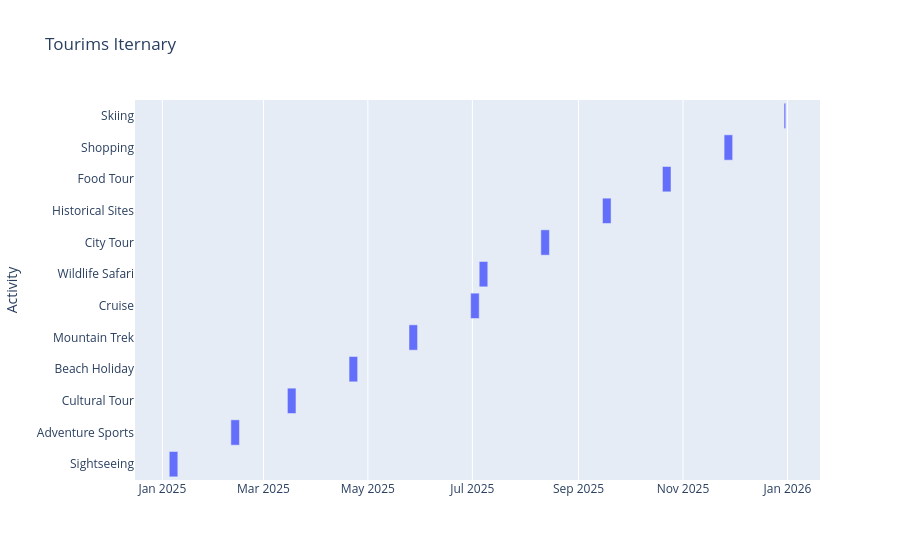

Notebook cell for this chart:
### Markdown cell above
### Inference
#### 1. Based on above Violin plot, Winter shows most frequent travel costs (wider).
#### 2. Summer has the highest Avg Travel Cost, showing more demand in Summer and the most expensive season.
#### 3. Outliers show premium and budget travelling.
#### 4. Summer is the peak, showing cyclic tourism.

### Code cell
gantt = px.timeline(df, x_start='Start_Date', x_end='End_Date', y = 'Activity', title='Tourims Iternary')
gantt.show()

### Figure 1 — Plotly figure (JSON) as saved in the notebook; plotly's stock layout.template omitted (floating-point values rounded to 4 significant figures)
{"data": [{"alignmentgroup": "True", "base": ["2025-01-05", "2025-02-10", "2025-03-15", "2025-04-20", "2025-05-25", "2025-06-30", "2025-07-05", "2025-08-10", "2025-09-15", "2025-10-20", "2025-11-25", "2025-12-30"], "hovertemplate": "Start_Date=%{base}<br>End_Date=%{x}<br>Activity=%{y}<extra></extra>", "legendgroup": "", "marker": {"color": "#636efa", "pattern": {"shape": ""}}, "name": "", "offsetgroup": "", "orientation": "h", "showlegend": false, "textposition": "auto", "type": "bar", "x": [432000000, 432000000, 432000000, 432000000, 432000000, 432000000, 432000000, 432000000, 432000000, 432000000, 432000000, 86400000], "xaxis": "x", "y": ["Sightseeing", "Adventure Sports", "Cultural Tour", "Beach Holiday", "Mountain Trek", "Cruise", "Wildlife Safari", "City Tour", "Historical Sites", "Food Tour", "Shopping", "Skiing"], "yaxis": "y"}], "layout": {"barmode": "overlay", "legend": {"tracegroupgap": 0}, "title": {"text": "Tourims Iternary"}, "xaxis": {"anchor": "y", "domain": [0, 1], "type": "date"}, "yaxis": {"anchor": "x", "domain": [0, 1], "title": {"text": "Activity"}}}}
